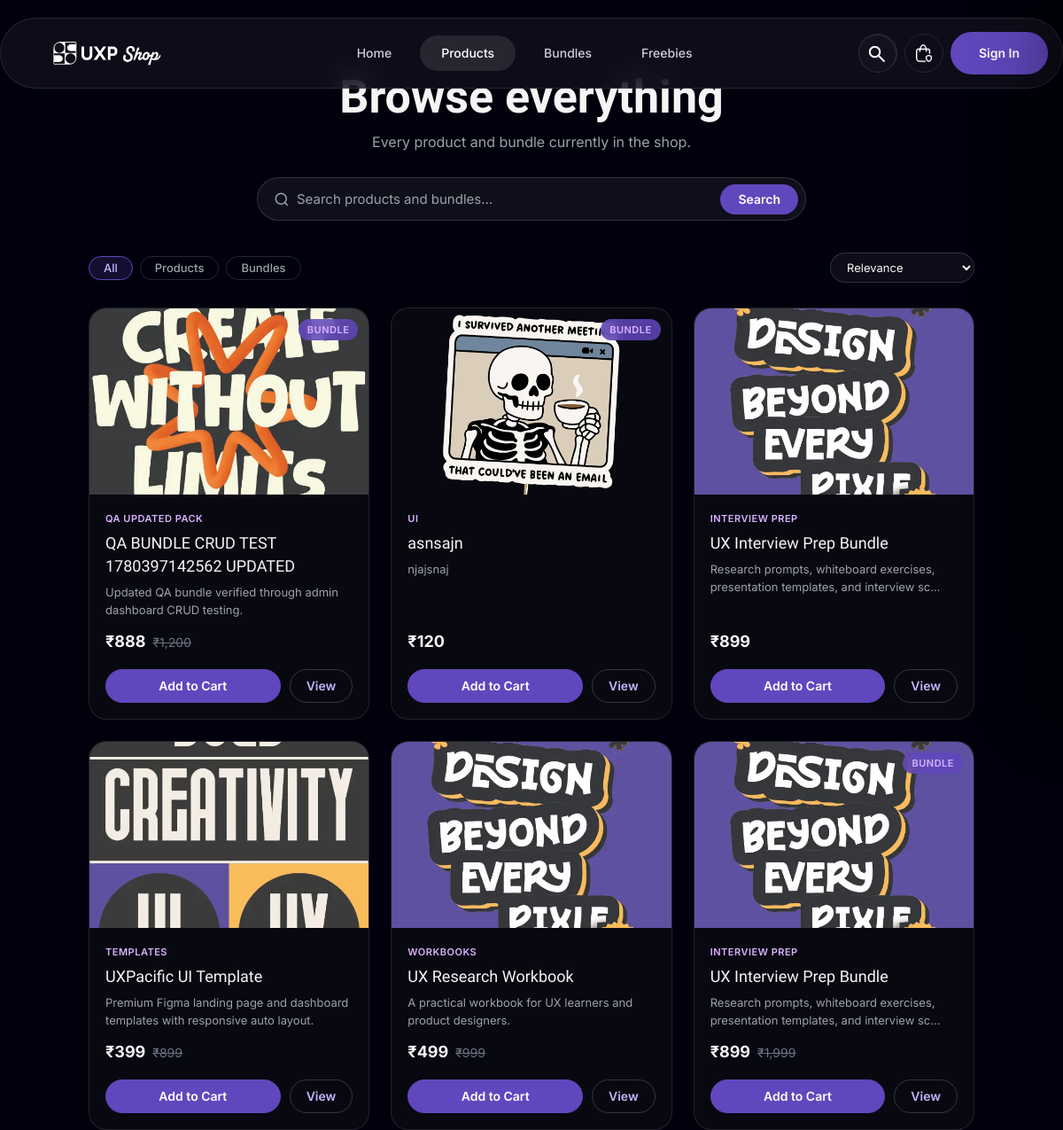
Screenshot of /search.php with the database file from the repository.
### tables this page shows
CREATE TABLE `bundles` (
  `id` int(11) NOT NULL,
  `name` varchar(255) NOT NULL,
  `slug` varchar(255) DEFAULT NULL,
  `description` text DEFAULT NULL,
  `whats_included` text DEFAULT NULL,
  `file_specification` text DEFAULT NULL,
  `category` varchar(100) DEFAULT 'Bundles',
  `tags` varchar(500) DEFAULT NULL,
  `included_items` text DEFAULT NULL,
  `price` decimal(10,2) NOT NULL DEFAULT 0.00,
  `old_price` decimal(10,2) DEFAULT NULL,
  `image` varchar(255) DEFAULT NULL,
  `badge_text` varchar(80) DEFAULT 'Best Seller',
  `additional_images` text DEFAULT NULL,
  `rating` decimal(3,2) DEFAULT 4.70,
  `stock` int(11) NOT NULL DEFAULT 999,
  `is_active` tinyint(1) NOT NULL DEFAULT 1,
  `is_featured` tinyint(1) NOT NULL DEFAULT 0,
  `sales_count` int(11) NOT NULL DEFAULT 0,
  `view_count` int(11) NOT NULL DEFAULT 0,
  `created_at` timestamp NOT NULL DEFAULT current_timestamp(),
  `updated_at` timestamp NOT NULL DEFAULT current_timestamp() ON UPDATE current_timestamp(),
  `digital_file_path` varchar(500) DEFAULT NULL,
  `download_limit` tinyint(3) UNSIGNED NOT NULL DEFAULT 5,
  `download_expiry_days` smallint(5) UNSIGNED NOT NULL DEFAULT 30
);

CREATE TABLE `products` (
  `id` int(11) NOT NULL,
  `name` varchar(255) NOT NULL,
  `slug` varchar(255) DEFAULT NULL,
  `sku` varchar(80) DEFAULT NULL,
  `description` text DEFAULT NULL,
  `category` varchar(100) DEFAULT NULL,
  `tags` varchar(500) DEFAULT NULL,
  `available_type` enum('physical','digital','both') NOT NULL DEFAULT 'physical',
  `product_type` enum('physical','digital') NOT NULL DEFAULT 'physical',
  `price` decimal(10,2) NOT NULL,
  `commercial_price` decimal(10,2) DEFAULT NULL,
  `old_price` decimal(10,2) DEFAULT NULL,
  `image` varchar(255) DEFAULT NULL,
  `stock` int(11) DEFAULT 0,
  `rating` decimal(3,1) DEFAULT NULL,
  `created_at` timestamp NOT NULL DEFAULT current_timestamp(),
  `updated_at` timestamp NOT NULL DEFAULT current_timestamp() ON UPDATE current_timestamp(),
  `is_active` tinyint(1) DEFAULT 1,
  `is_featured` tinyint(1) DEFAULT 0,
  `sales_count` int(11) NOT NULL DEFAULT 0,
  `view_count` int(11) NOT NULL DEFAULT 0,
  `related_products` text DEFAULT NULL,
  `whats_included` text DEFAULT NULL,
  `file_specification` text DEFAULT NULL,
  `high_resolution` varchar(80) DEFAULT 'Yes',
  `compatible_software` varchar(255) DEFAULT NULL,
  `software_version` varchar(120) DEFAULT NULL,
  `files_included` varchar(255) DEFAULT NULL,
  `grid_columns` varchar(80) DEFAULT NULL,
  `layout_type` varchar(120) DEFAULT NULL,
  `license_type` varchar(80) DEFAULT 'Premium',
  `additional_images` text DEFAULT NULL,
  `digital_file_path` varchar(500) DEFAULT NULL,
  `download_limit` tinyint(3) UNSIGNED NOT NULL DEFAULT 5,
  `download_expiry_days` smallint(5) UNSIGNED NOT NULL DEFAULT 30
);

### search.php (the view, shortened to what this page needs)
<?php
require_once 'includes/config.php';
$query    = trim((string) ($_GET['q'] ?? ''));
$typeFilter = trim((string) ($_GET['type'] ?? 'all'));
$sort     = trim((string) ($_GET['sort'] ?? 'relevance'));
$items = [];
if ($typeFilter !== 'bundle') {
    if ($query !== '') {
        $like = '%' . $query . '%';
        $pStmt = $conn->prepare(
            'SELECT id, name, price, old_price, image, category, description, available_type, rating, created_at, "product" AS item_type
             FROM products
             WHERE (name LIKE ? OR category LIKE ? OR description LIKE ?) AND is_active = 1
             LIMIT 80'
        );
        $pStmt->bind_param('sss', $like, $like, $like);
    } else {
        $pStmt = $conn->prepare(
            'SELECT id, name, price, old_price, image, category, description, available_type, rating, created_at, "product" AS item_type
             FROM products WHERE is_active = 1 LIMIT 80'
        );
    }
    $pStmt->execute();
    $pRows = $pStmt->get_result()->fetch_all(MYSQLI_ASSOC);
    foreach ($pRows as $r) {
        $items[] = $r;
    }
}
if ($typeFilter !== 'product') {
    if ($query !== '') {
        $like = '%' . $query . '%';
        $bStmt = $conn->prepare(
            'SELECT id, name, price, old_price, image, category, description, "digital" AS available_type, rating, created_at, "bundle" AS item_type
             FROM bundles
             WHERE (name LIKE ? OR category LIKE ? OR description LIKE ?) AND is_active = 1
             LIMIT 80'
        );
        $bStmt->bind_param('sss', $like, $like, $like);
    } else {
        $bStmt = $conn->prepare(
            'SELECT id, name, price, old_price, image, category, description, "digital" AS available_type, rating, created_at, "bundle" AS item_type
             FROM bundles WHERE is_active = 1 LIMIT 80'
        );
    }
    $bStmt->execute();
    $bRows = $bStmt->get_result()->fetch_all(MYSQLI_ASSOC);
    foreach ($bRows as $r) {
        $items[] = $r;
    }
}
usort($items, function (array $a, array $b) use ($sort, $query): int {
    switch ($sort) {
        case 'price_asc':  return $a['price'] <=> $b['price'];
        case 'price_desc': return $b['price'] <=> $a['price'];
        case 'newest':     return strcmp((string) $b['created_at'], (string) $a['created_at']);
        default:
            if ($query === '') {
                return strcmp((string) $b['created_at'], (string) $a['created_at']);
            }
            $na = (int) str_contains(strtolower((string) $a['name']), strtolower($query));
            $nb = (int) str_contains(strtolower((string) $b['name']), strtolower($query));
            return $nb <=> $na;
    }
});
$items = array_slice($items, 0, 96);
$total = count($items);
$safeQuery = htmlspecialchars($query, ENT_QUOTES, 'UTF-8');
?>
<!DOCTYPE html>
<html lang="en">
<head>
    <link rel="stylesheet" href="style.css" />
</head>
<body class="bundles-page search-page">
    <?php include 'includes/header.php'; ?>
    <main class="search-results-page">
        <section class="search-hero">
            <h1><?php echo $query !== '' ? 'Search results' : 'Browse everything'; ?></h1>
            <?php if ($query !== ''): ?>
                <p>Showing <?php echo $total; ?> result<?php echo $total !== 1 ? 's' : ''; ?> for &ldquo;<?php echo $safeQuery; ?>&rdquo;</p>
            <?php else: ?>
                <p>Every product and bundle currently in the shop.</p>
            <?php endif; ?>
            <form class="search-page-bar" action="search.php" method="get" role="search">
                <div class="search-page-input-wrap">
                    <svg viewBox="0 0 24 24" fill="none" stroke="currentColor" stroke-width="2" aria-hidden="true"><circle cx="11" cy="11" r="8"/><line x1="21" y1="21" x2="16.65" y2="16.65"/></svg>
                    <input
                        type="search"
                        name="q"
                        value="<?php echo $safeQuery; ?>"
                        placeholder="Search products and bundles…"
                        autocomplete="off"
                        autofocus
                    />
                    <button type="submit" class="search-page-submit">Search</button>
                </div>
            </form>
        </section>
        <div class="search-controls">
            <div class="search-type-filters">
                <?php
                $types = ['all' => 'All', 'product' => 'Products', 'bundle' => 'Bundles'];
                foreach ($types as $val => $label):
                    $active = $typeFilter === $val ? ' active' : '';
                    $href = 'search.php?' . http_build_query(['q' => $query, 'type' => $val, 'sort' => $sort]);
                ?>
                <a href="<?php echo $href; ?>" class="search-type-chip<?php echo $active; ?>"><?php echo $label; ?></a>
                <?php endforeach; ?>
            </div>
            <form class="search-sort-form" action="search.php" method="get">
                <select id="search-sort-select" name="sort" class="search-sort-select" onchange="this.form.submit()">
                    <option value="relevance" <?php echo $sort === 'relevance' ? 'selected' : ''; ?>>Relevance</option>
                </select>
            </form>
        </div>
        <section class="search-results-grid" id="search-results-grid">
            <?php foreach ($items as $item):
                $id          = (int) $item['id'];
                $itemType    = (string) $item['item_type'];
                $name        = (string) $item['name'];
                $price       = (float)  $item['price'];
                $oldPrice    = $item['old_price'] !== null ? (float) $item['old_price'] : null;
                $image       = trim((string) ($item['image'] ?? '')) ?: 'img/sticker.webp';
                $category    = (string) ($item['category'] ?? 'Products');
                $description = (string) ($item['description'] ?? '');
                $availType   = (string) ($item['available_type'] ?? 'digital');
                $isBundle    = $itemType === 'bundle';
                $viewHref    = $isBundle ? 'bundles.php' : 'product.php?id=' . $id;
            ?>
            <article class="search-product-card">
                <a href="<?php echo $viewHref; ?>" class="search-card-img-link" tabindex="-1" aria-hidden="true">
                    <img
                        src="<?php echo htmlspecialchars($image); ?>"
                        alt="<?php echo htmlspecialchars($name); ?>"
                        loading="lazy"
                        onerror="this.src='img/sticker.webp'"
                    />
                    <?php if ($isBundle): ?>
                        <span class="search-card-badge">Bundle</span>
                    <?php endif; ?>
                </a>
                <div>
                    <span><?php echo htmlspecialchars($category); ?></span>
                    <h2><?php echo htmlspecialchars($name); ?></h2>
                    <p><?php echo htmlspecialchars(mb_substr($description, 0, 80)) . (mb_strlen($description) > 80 ? '…' : ''); ?></p>
                    <div class="search-card-price">
                        <strong>₹<?php echo number_format($price, 0); ?></strong>
                        <?php if ($oldPrice !== null && $oldPrice > $price): ?>
                            <del>₹<?php echo number_format($oldPrice, 0); ?></del>
                        <?php endif; ?>
                    </div>
                    <div class="search-product-actions">
                        <button
                            type="button"
                            data-add-to-cart="<?php echo $id; ?>"
                            data-item-type="<?php echo $itemType; ?>"
                            data-name="<?php echo htmlspecialchars($name); ?>"
                            data-price="<?php echo $price; ?>"
                            data-image="<?php echo htmlspecialchars($image); ?>"
                            data-category="<?php echo htmlspecialchars($category); ?>"
                            data-description="<?php echo htmlspecialchars($description); ?>"
                            data-type="<?php echo htmlspecialchars($availType); ?>"
                        >Add to Cart</button>
                        <a href="<?php echo $viewHref; ?>" class="search-view-btn">View</a>
                    </div>
                </div>
            </article>
            <?php endforeach; ?>
        </section>
    </main>
</body>
</html>

### includes/header.php (shortened to what this page needs)
<?php
    $headerUserId = $_SESSION['user_id'] ?? null;
    $headerCurrent = basename(parse_url($_SERVER['REQUEST_URI'] ?? 'index.php', PHP_URL_PATH) ?: 'index.php');
    $isHome = $headerCurrent === '' || $headerCurrent === 'index.php';
    $isShop = in_array($headerCurrent, ['shopAll.php', 'search.php', 'products.php', 'product.php'], true);
    $isBundles = $headerCurrent === 'bundles.php';
    $isFreebies = $headerCurrent === 'freebies.php';
?>
<header class="navbar">
    <div class="nav-container">
        <div class="nav-brand">
            <a href="index.php"><img src="img/1.png" alt="UX PACIFIC" class="logo" style="height:28px;" onerror="this.outerHTML='<span style=\'font-weight:700; font-size: 1.25rem; letter-spacing: -0.5px;\'>UX PACIFIC</span>'" /></a>
        </div>
        <nav class="nav-links" id="site-nav-links">
            <a href="index.php" class="<?php echo $isHome ? 'active' : ''; ?>">Home</a>
            <a href="shopAll.php" class="<?php echo $isShop ? 'active' : ''; ?>">Products</a>
            <a href="bundles.php" class="<?php echo $isBundles ? 'active' : ''; ?>">Bundles</a>
            <a href="freebies.php" class="<?php echo $isFreebies ? 'active' : ''; ?>">Freebies</a>
        </nav>
        <div class="nav-actions">
            <form class="nav-search" action="search.php" method="get" role="search">
                <button class="icon-btn nav-search-trigger" type="button" aria-label="Search">
                    <img src="img/ss/nav/Vector.png" alt="" />
                </button>
            </form>
            <a href="cart.php" class="icon-btn cart-btn" data-cart-toggle aria-label="Cart">
                <img src="img/ss/hugeicons_shopping-basket-secure-01.png" alt="Cart" />
            </a>
<a href="signin.php" class="btn-primary header-signin-cta" <?php echo $headerUserId ? 'style="display:none;"' : ''; ?>>Sign In</a>
        </div>
    </div>
</header>

### rows the page displays
bundles: image (picture), shows "BUNDLE", category "QA UPDATED PACK", name "QA BUNDLE CRUD TEST 1780397142562 UPDATED", description "Updated QA bundle verified through admin dashboard CRUD testing.", price "888", old_price "1,200"
bundles: image (picture), shows "BUNDLE", category "UI", name "asnsajn", description "njajsnaj", price "120"
products: image (picture), category "INTERVIEW PREP", name "UX Interview Prep Bundle", description "Research prompts, whiteboard exercises, presentation templates, and interview sc", price "899"
products: image (picture), category "TEMPLATES", name "UXPacific UI Template", description "Premium Figma landing page and dashboard templates with responsive auto layout.", price "399", old_price "899"
products: image (picture), category "WORKBOOKS", name "UX Research Workbook", description "A practical workbook for UX learners and product designers.", price "499", old_price "999"
bundles: image (picture), shows "BUNDLE", category "INTERVIEW PREP", name "UX Interview Prep Bundle", description "Research prompts, whiteboard exercises, presentation templates, and interview sc", price "899", old_price "1,999"

### other values shown
$label "All"
$label "Products"
$label "Bundles"
